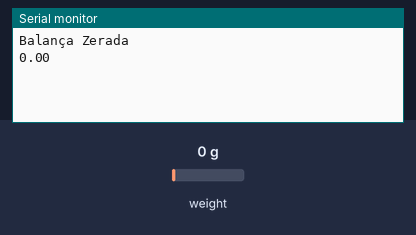
A sketch run on a simulated Arduino Uno, built with avr-gcc and run on an emulated ATmega328P. Parts: the last lines printed to the serial monitor. Inputs (shaded band) come from the test bench; at power-on: weight on the scale 0 g.

Above: at 4.2 s.
4.3 s: weight on the scale set to 100 g
At 5.9 s:
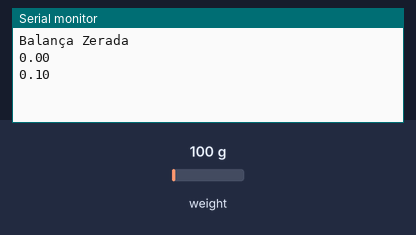
6.2 s: weight on the scale set to 1250 g
At 7.1 s:
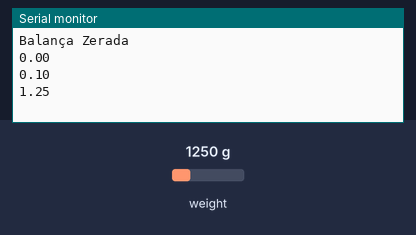
Timing chart, 0 to 9.2 s (numbered marks = the images above; inputs shaded):
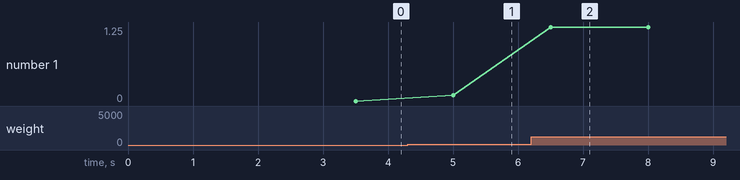

The sketch:

calibrate.ino
```cpp
#include <HX711.h>

#define pinDT  2
#define pinSCK  3
#define pinBotao 4

HX711 scale;

float medida = 0;

void setup() {
  Serial.begin(57600);

  scale.begin(pinDT, pinSCK);
  scale.set_scale(501111);

  delay(2000);
  scale.tare();
  Serial.println("Balança Zerada");
}

void loop() {

  medida = scale.get_units(5);
  Serial.println(medida);

  scale.power_down();
  delay(1000);
  scale.power_up();
}
```

Measured:
- after the input at 4.3 s, the serial monitor: prints a new line after 0.70 s (image 1)
- after the input at 6.2 s, the serial monitor: prints a new line after 0.30 s (image 2)
- plotted number 1: 0 → 0.1 after the input at 4.3 s, 0.1 → 1.25 after the input at 6.2 s
